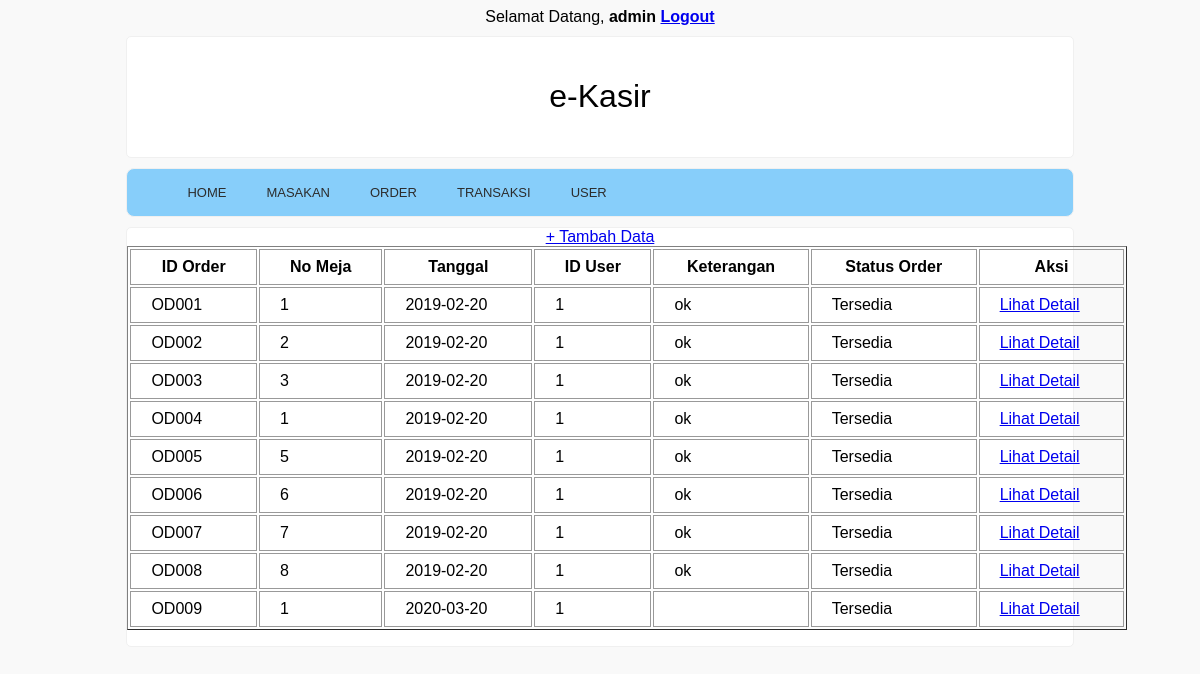
/view_order.php (signed in), run on the app's committed database.
### tables this page shows
CREATE TABLE `orderan` (
  `id_order` varchar(5) NOT NULL,
  `no_meja` int(5) NOT NULL,
  `tanggal` date NOT NULL,
  `id_user` int(3) NOT NULL,
  `keterangan` varchar(50) NOT NULL,
  `status_order` varchar(20) NOT NULL
);

### view_order.php (the view, shortened to what this page needs)
<?php
if(!isset($_SESSION['username'])) {
   header('location:login.php');
} else {
   $username = $_SESSION['username'];
}
?>
<html>
<head>
	<link rel="stylesheet" type="text/css" href="style.css">
</head>
<div align='center'>
   Selamat Datang, <b><?php echo $username;?></b> <a href="logout.php"><b>Logout</b></a>
</div>
<body>
<div class="content">
	<header>
		<h1 class="judul">e-Kasir</h1>
	</header>
	<div class="menu">
		<ul>
			<li><a href="index.php">HOME</a></li>
			<li><a href="form_masakan.php">Masakan</a></li>
			<li><a href="form_order.php">Order</a></li>
			<li><a href="form_transaksi.php">Transaksi</a></li>
			<li><a href="form_user.php">User</a></li>
		</ul>
	</div>
	<div class="badan">
	<div align='center'>
		<?php
			include "koneksi.php";
			$query = mysqli_query($connection,"SELECT * from orderan");
		?>
			<form action="" method="post">
				<a href="form_order.php">+ Tambah Data</a>
				<table border="1" width="1000px">
					<tr>
						<th>ID Order</th>
						<th>No Meja</th>
						<th>Tanggal</th>
						<th>ID User</th>
						<th>Keterangan</th>
						<th>Status Order</th>
						<th>Aksi</th>
					</tr>
					<?php if(mysqli_num_rows($query)>0){ ?>
					<?php
						$no = 1;
						while($data = mysqli_fetch_array($query)){
					?>
					<tr>
						<td><?php echo $data["id_order"];?></td>
						<td><?php echo $data["no_meja"];?></td>
						<td><?php echo $data["tanggal"];?></td>
						<td><?php echo $data["id_user"];?></td>
						<td><?php echo $data["keterangan"];?></td>
						<td><?php echo $data["status_order"];?></td>
						<td>
							<a href="view_order_detail.php?id_order=<?php echo $data['id_order']; ?>">Lihat Detail</a></a>
						</td>
					</tr>
					<?php $no++; } ?>
					<?php } ?>
    </table>
</form>
</body>
</html>

### style.css (style rules this page uses)
body { background-color:#f9f9f9; font-size:16px color:#444; font-family: sans-serif; }
.content { width: 80%; margin: 10px auto; }
header { background-color: white; padding: 20px 10px; border-radius: 5px; border: 1px solid #f0f0f0; margin-bottom: 10px; }
header h1.judul, header h3.deskripsi { text-align: center; }
.menu { background-color: #87CEFA; border: 1px solid #f0f0f0; border-radius: 8px; margin-bottom: 10px; }
div.menu ul { list-style:none; overflow: hidden; }
div.menu ul li { float:left; text-transform:uppercase; }
div.menu ul li a { display:block; padding:0 20px; text-decoration:none; color:#2c2c2c; font-family: sans-serif; font-size:13px; font-weight:400; transition:all 0.3s ease-in-out; }
div.badan { background-color: white; border-radius: 5px; border: 1px solid #f0f0f0; margin-bottom: 10px; }
h1 { text-align: center; font-weight: 300; }
.table1, th, td { border: 1px solid #999; padding: 8px 20px; }

### data on the page
orderan: id_order "OD001", no_meja "1", tanggal "2019-02-20", id_user "1", keterangan "ok", status_order "Tersedia"
orderan: id_order "OD002", no_meja "2", tanggal "2019-02-20", id_user "1", keterangan "ok", status_order "Tersedia"
orderan: id_order "OD003", no_meja "3", tanggal "2019-02-20", id_user "1", keterangan "ok", status_order "Tersedia"
orderan: id_order "OD004", no_meja "1", tanggal "2019-02-20", id_user "1", keterangan "ok", status_order "Tersedia"
orderan: id_order "OD005", no_meja "5", tanggal "2019-02-20", id_user "1", keterangan "ok", status_order "Tersedia"
orderan: id_order "OD006", no_meja "6", tanggal "2019-02-20", id_user "1", keterangan "ok", status_order "Tersedia"
orderan: id_order "OD007", no_meja "7", tanggal "2019-02-20", id_user "1", keterangan "ok", status_order "Tersedia"
orderan: id_order "OD008", no_meja "8", tanggal "2019-02-20", id_user "1", keterangan "ok", status_order "Tersedia"
orderan: id_order "OD009", no_meja "1", tanggal "2020-03-20", id_user "1", status_order "Tersedia"

### other printed values
$username "admin"
